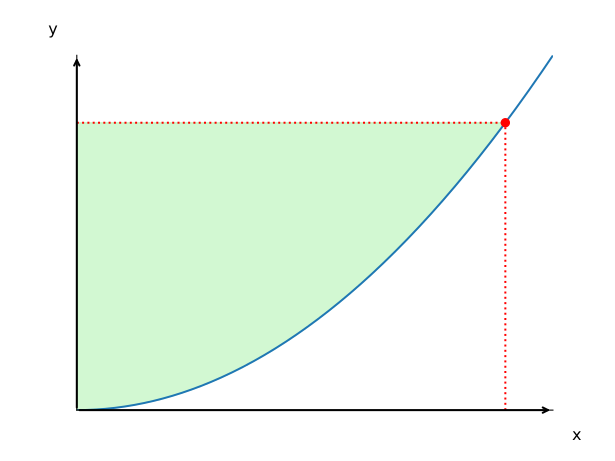

The script that saved this image:
import matplotlib.pyplot as plt
import numpy as np

# Define the function and parameters
k = 2
x = np.linspace(0, 10, 400)
y = x**k

# Create the plot
fig, ax = plt.subplots()

# Plot the function
ax.plot(x, y, label='$y=x^k$')

# Choose a point on the curve (e.g., x=4)
x_point = 9
y_point = x_point**k

# Draw the rectangle to the x and y axes
ax.vlines(x=x_point, ymin=0, ymax=y_point, colors='red', linestyles='dotted', label='$x=4$')
ax.hlines(y=y_point, xmin=0, xmax=x_point, colors='red', linestyles='dotted')

# Fill only the area under the rectangle but above the curve
ax.fill_between(x, y, y_point, where=(x <= x_point), color='lightgreen', alpha=0.4, label='Complementary Area')

# Labeling the chosen point on the curve
ax.plot(x_point, y_point, 'ro')  # Mark the point
#ax.text(x_point, y_point + 5, f'({x_point}, {y_point})', fontsize=12, va='bottom', ha='center')
#ax.text(7, 7**k + 10, r'$y=x^k$', fontsize=12, va='bottom', ha='center')

# Remove the top and right spines (the box edges)
ax.spines['top'].set_color('none')
ax.spines['right'].set_color('none')

# Move bottom and left spines to the center
ax.spines['bottom'].set_position(('data', 0))
ax.spines['left'].set_position(('data', 0))

# Add arrows at the ends of the axes
ax.annotate('', xy=(10, 0), xytext=(0, 0),
            arrowprops=dict(arrowstyle='->', lw=1.5))
ax.annotate('', xy=(0, 100), xytext=(0, 0),
            arrowprops=dict(arrowstyle='->', lw=1.5))

# Labeling the axes
ax.set_xlabel('x', fontsize=12)
ax.set_ylabel('y', fontsize=12, rotation=0)
ax.xaxis.set_label_coords(1.05, -0.05)
ax.yaxis.set_label_coords(-0.05, 1.05)

# Remove axis units (ticks)
ax.set_xticks([])
ax.set_yticks([])

# Set the x and y limits
ax.set_xlim(0, 10)
ax.set_ylim(0, 100)

# Save the plot as an SVG file
plt.savefig('calculusNotes_figure_7.svg', format='svg')

# plt.show() is not required since we're saving the file

